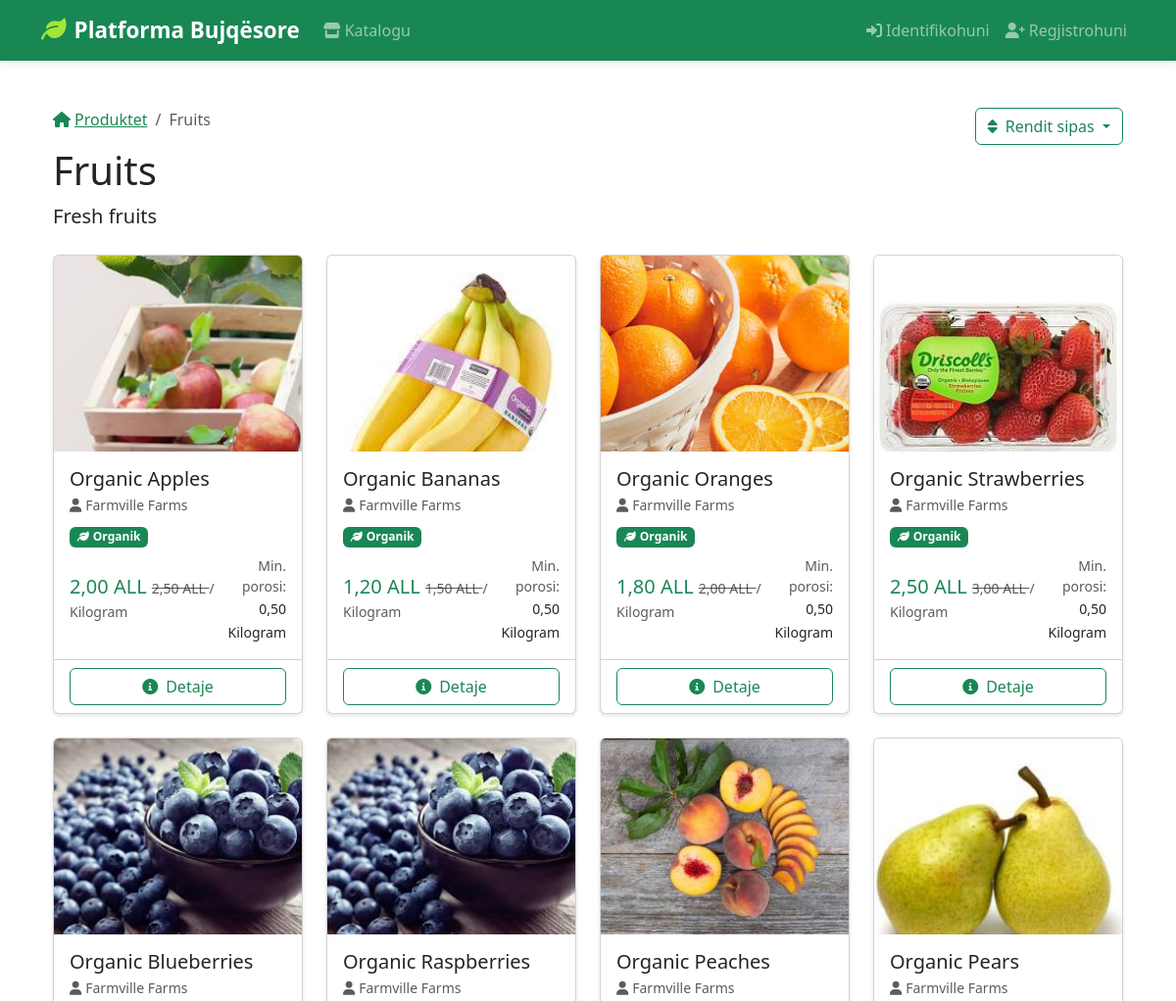
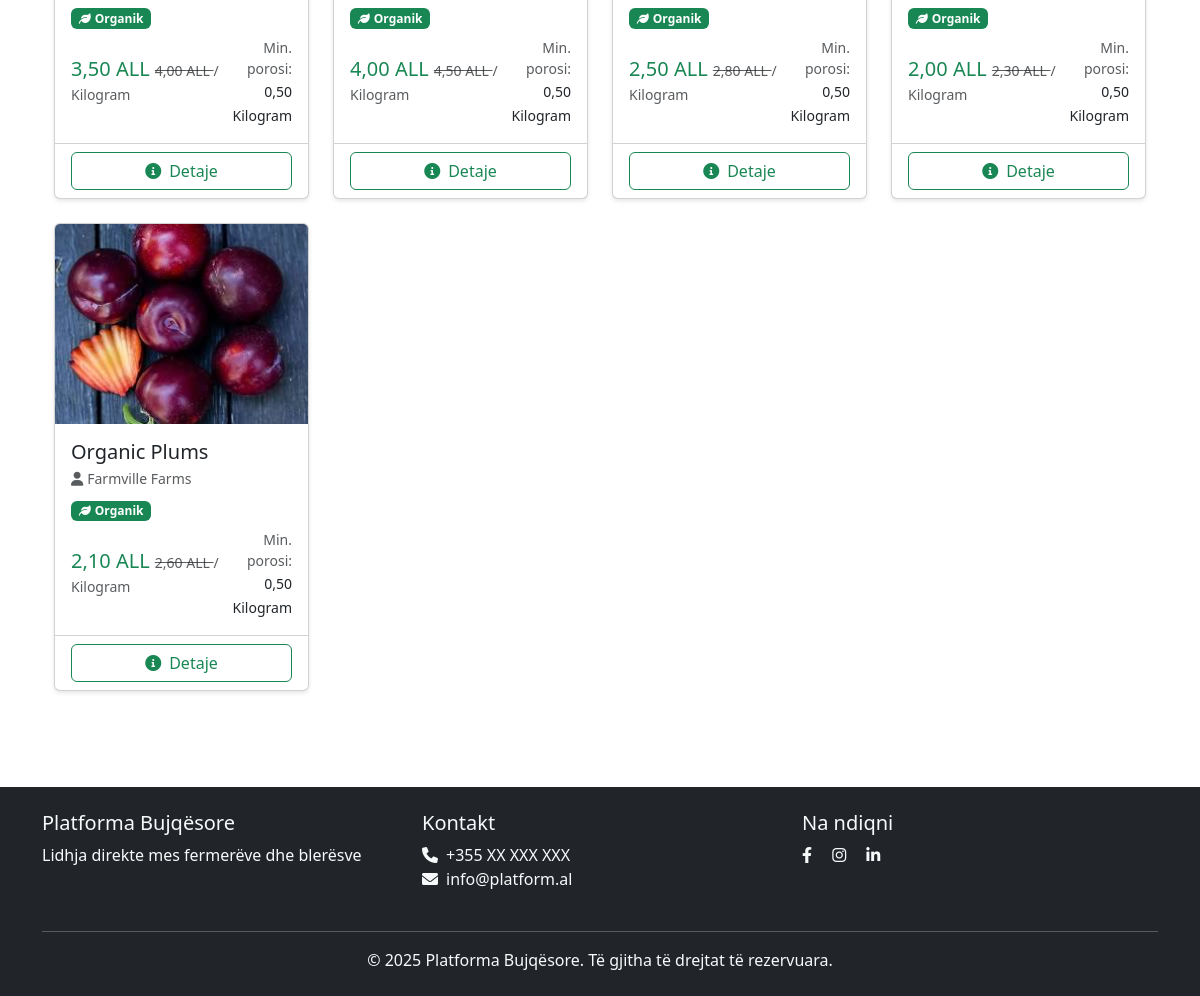
Screenshot of /sq/product/kategoria/fruits/ with the database file from the repository (2 pictures, top to bottom).
### product/models.py (models this page shows, shortened)
class Category(models.Model):
    name = models.CharField(_('Emri'), max_length=100)
    name_en = models.CharField(_('Name'), max_length=100, null=True, blank=True)
    name_sq = models.CharField(_('Emri'), max_length=100, null=True, blank=True)
    slug = models.SlugField(_('Slug'), unique=True)
    description = models.TextField(_('Përshkrimi'), blank=True)
    description_en = models.TextField(_('Description'), blank=True, null=True)
    description_sq = models.TextField(_('Përshkrimi'), blank=True, null=True)
    parent = models.ForeignKey(
        'self',
        verbose_name=_('Kategoria prind'),
        on_delete=models.CASCADE,
        null=True,
        blank=True,
        related_name='children'
    )
    image = models.ImageField(
        _('Imazhi'),
        upload_to='categories/',
        null=True,
        blank=True
    )
    class Meta:
        verbose_name = _('Kategori')
        verbose_name_plural = _('Kategoritë')
        ordering = ['name']

class Product(models.Model):
    UNIT_CHOICES = [
        ('kg', 'Kilogram'),
        ('g', 'Gram'),
        ('piece', 'Copë'),
        ('box', 'Kuti'),
        ('bunch', 'Tufë'),
    ]
    AVAILABILITY_CHOICES = [
        ('in_stock', _('Në gjendje')),
        ('out_of_stock', _('Nuk ka në gjendje')),
        ('coming_soon', _('Së shpejti')),
        ('pre_order', _('Para-porosi')),
    ]
    name = models.CharField(_('Emri'), max_length=200)
    slug = models.SlugField(_('Slug'), unique=True)
    farmer = models.ForeignKey(
        FarmerProfile,
        verbose_name=_('Fermeri'),
        on_delete=models.CASCADE,
        related_name='products'
    )
    category = models.ForeignKey(
        Category,
        verbose_name=_('Kategoria'),
        on_delete=models.SET_NULL,
        null=True,
        related_name='products'
    )
    crop = models.ForeignKey(
        Crop,
        verbose_name=_('Kultura'),
        on_delete=models.SET_NULL,
        null=True,
        related_name='products'
    )
    name = models.CharField(_('Emri'), max_length=200)
    name_en = models.CharField(_('Name'), max_length=200, null=True, blank=True)
    name_sq = models.CharField(_('Emri'), max_length=200, null=True, blank=True)
    description = models.TextField(_('Përshkrimi'))
    description_en = models.TextField(_('Description'), null=True, blank=True)
    description_sq = models.TextField(_('Përshkrimi'), null=True, blank=True)
    price = models.DecimalField(
        _('Çmimi'),
        max_digits=10,
        decimal_places=2,
        validators=[MinValueValidator(0)]
    )
    discount_price = models.DecimalField(
        _('Çmimi me ulje'),
        max_digits=10,
        decimal_places=2,
        null=True,
        blank=True,
        validators=[MinValueValidator(0)]
    )
    unit = models.CharField(
        _('Njësia'),
        max_length=10,
        choices=UNIT_CHOICES,
        default='kg'
    )
    minimum_order = models.DecimalField(
        _('Sasia minimale e porosisë'),
        max_digits=10,
        decimal_places=2,
        default=1,
        validators=[MinValueValidator(0.1)]
    )
    stock = models.DecimalField(
        _('Sasia në gjendje'),
        max_digits=10,
        decimal_places=2,
        validators=[MinValueValidator(0)]
    )
    availability = models.CharField(
        _('Disponueshmëria'),
        max_length=20,
        choices=AVAILABILITY_CHOICES,
        default='in_stock'
    )
    is_organic = models.BooleanField(_('Organik'), default=False)
    is_featured = models.BooleanField(_('I veçantë'), default=False)
    harvest_date = models.DateField(_('Data e vjeljes'), null=True, blank=True)
    expiry_date = models.DateField(_('Data e skadencës'), null=True, blank=True)
    created_at = models.DateTimeField(_('Krijuar më'), auto_now_add=True)
    updated_at = models.DateTimeField(_('Përditësuar më'), auto_now=True)
    class Meta:
        verbose_name = _('Produkt')
        verbose_name_plural = _('Produktet')
        ordering = ['-created_at']
        indexes = [
            models.Index(fields=['name']),
            models.Index(fields=['slug']),
            models.Index(fields=['created_at']),
        ]

class ProductImage(models.Model):
    product = models.ForeignKey(
        Product,
        verbose_name=_('Produkti'),
        on_delete=models.CASCADE,
        related_name='images'
    )
    image = models.ImageField(_('Imazhi'), upload_to='products/')
    is_primary = models.BooleanField(_('Imazh kryesor'), default=False)
    alt_text = models.CharField(
        _('Teksti alternativ'),
        max_length=200,
        blank=True
    )
    alt_text_en = models.CharField(_('Alternative Text'), max_length=200, blank=True, null=True)
    alt_text_sq = models.CharField(_('Teksti alternativ'), max_length=200, blank=True, null=True)
    created_at = models.DateTimeField(_('Krijuar më'), auto_now_add=True)
    class Meta:
        verbose_name = _('Imazh i Produktit')
        verbose_name_plural = _('Imazhet e Produkteve')
        ordering = ['-is_primary', 'created_at']

### farmer/models.py (models this page shows, shortened)
class FarmerProfile(models.Model):
    user = models.OneToOneField(
        User,
        on_delete=models.CASCADE,
        related_name='farmer_profile'
    )
    farm_name = models.CharField(_('Emri i fermës'), max_length=200)
    farm_name_en = models.CharField(_('Farm Name'), max_length=200, null=True, blank=True)
    farm_name_sq = models.CharField(_('Emri i fermës'), max_length=200, null=True, blank=True)
    farm_description = models.TextField(_('Përshkrimi i fermës'), blank=True)
    farm_description_en = models.TextField(_('Farm Description'), blank=True, null=True)
    farm_description_sq = models.TextField(_('Përshkrimi i fermës'), blank=True, null=True)
    profile_image = models.ImageField(
        _('Imazhi i profilit'),
        upload_to='farmer_profiles/',
        blank=True,
        null=True
    )
    phone_number = models.CharField(_('Numri i telefonit'), max_length=20, blank=True)
    website = models.URLField(_('Faqja e internetit'), blank=True)
    year_established = models.PositiveIntegerField(
        _('Viti i themelimit'),
        validators=[
            MinValueValidator(1900),
            MaxValueValidator(2100)
        ],
        blank=True,
        null=True
    )
    location = models.ForeignKey(
        FarmLocation,
        on_delete=models.SET_NULL,
        null=True,
        related_name='farmers'
    )
    cultivation_methods = models.ManyToManyField(
        CultivationMethod,
        related_name='farmers'
    )
    certifications = models.ManyToManyField(
        Certification,
        related_name='farmers',
        blank=True
    )
    total_land_area = models.DecimalField(
        _('Sipërfaqja totale e tokës (ha)'),
        max_digits=10,
        decimal_places=2,
        default=0
    )
    is_verified = models.BooleanField(_('I verifikuar'), default=False)
    is_active = models.BooleanField(_('Aktiv'), default=True)
    registration_date = models.DateTimeField(_('Data e regjistrimit'), auto_now_add=True)
    last_modified = models.DateTimeField(_('Përditësuar më'), auto_now=True)
    class Meta:
        verbose_name = _('Profili i Fermerit')
        verbose_name_plural = _('Profilet e Fermerëve')

### product/views.py (the view)
# urls.py: path('kategoria/<slug:slug>/', views.category_products, name='category_products'),
def category_products(request, slug):
    category = get_object_or_404(Category, slug=slug)
    products = Product.objects.filter(category=category, availability='in_stock')
    return render(request, 'product/category_products.html', {
        'category': category,
        'products': products
    })

### core/context_processors.py (called while the page is built)
def site_context(request):
    context = {
        'site_name': 'Platforma Bujqësore',
        'site_description': 'Platforma moderne për fermerët dhe blerësit',
        'current_site': Site.objects.get_current() if hasattr(Site, 'objects') else None,
    }
    if hasattr(request, 'user') and request.user.is_authenticated:
        try:
            from marketplace.models import Cart
            cart = Cart.objects.filter(user=request.user).first()
            context['cart_item_count'] = cart.item_count if cart else 0
        except:
            context['cart_item_count'] = 0
    else:
        context['cart_item_count'] = 0
    return context

### templates/product/category_products.html (shortened to what this page needs)
{% extends 'base.html' %}
{% load static %}
{% block content %}
<div class="container py-4">
    <div class="row mb-4">
        <div class="col-md-8">
            <nav aria-label="breadcrumb">
                <ol class="breadcrumb">
                    <li class="breadcrumb-item">
                        <a href="{% url 'product:list' %}" class="text-success">
                            <i class="fas fa-home me-1"></i>Produktet
                        </a>
                    </li>
                    <li class="breadcrumb-item active" aria-current="page">
                        {{ category.name }}
                    </li>
                </ol>
            </nav>
            <div class="d-flex align-items-center gap-3">
                <div>
                    <h1 class="mb-2">{{ category.name }}</h1>
                    {% if category.description %}
                        <p class="lead mb-0">{{ category.description }}</p>
                    {% endif %}
                </div>
            </div>
        </div>
        <div class="col-md-4 text-md-end">
            <div class="dropdown">
                <button class="btn btn-outline-success dropdown-toggle" type="button" data-bs-toggle="dropdown">
                    <i class="fas fa-sort me-2"></i>Rendit sipas
                </button>
            </div>
        </div>
    </div>
    {% if products %}
        <div class="row g-4">
            {% for product in products %}
                <div class="col-sm-6 col-md-4 col-lg-3">
                    <div class="card h-100 product-card">
                        {% if product.images.exists %}
                            <img src="{{ product.images.first.image.url }}"
                                 class="card-img-top"
                                 alt="{{ product.name }}"
                                 style="height: 200px; object-fit: cover;">
                        {% else %}
                            <img src="{% static 'images/product-placeholder.jpg' %}"
                                 class="card-img-top"
                                 alt="{{ product.name }}"
                                 style="height: 200px; object-fit: cover;">
                        {% endif %}
                        <div class="card-body">
                            <h5 class="card-title mb-1">{{ product.name }}</h5>
                            <p class="text-muted small mb-2">
                                <i class="fas fa-user me-1"></i>{{ product.farmer.farm_name }}
                            </p>
                            <div class="mb-2">
                                {% if product.is_organic %}
                                    <span class="badge bg-success">
                                        <i class="fas fa-leaf me-1"></i>Organik
                                    </span>
                                {% endif %}
                            </div>
                            <div class="d-flex justify-content-between align-items-center">
                                <div>
                                    {% if product.discount_price %}
                                        <span class="h5 text-success mb-0">
                                            {{ product.discount_price }} ALL
                                        </span>
                                        <small class="text-muted text-decoration-line-through">
                                            {{ product.price }} ALL
                                        </small>
                                    {% else %}
                                        <span class="h5 text-success mb-0">
                                            {{ product.price }} ALL
                                        </span>
                                    {% endif %}
                                    <small class="text-muted">/ {{ product.get_unit_display }}</small>
                                </div>
                                <div class="text-end">
                                    <small class="text-muted d-block">Min. porosi:</small>
                                    <small>{{ product.minimum_order }} {{ product.get_unit_display }}</small>
                                </div>
                            </div>
                        </div>
                        <div class="card-footer bg-transparent">
                            <div class="d-grid">
                                <a href="{% url 'product:detail' product.slug %}"
                                   class="btn btn-outline-success">
                                    <i class="fas fa-info-circle me-2"></i>Detaje
                                </a>
                            </div>
                        </div>
                    </div>
                </div>
            {% endfor %}
        </div>
    {% endif %}
</div>
{% endblock %}

### static/css/style.css (style rules this page uses)
:root { --primary-color: #198754; --secondary-color: #6c757d; --light-bg: #f8f9fa; }
body { min-height: 100vh; display: flex; flex-direction: column; }
.product-card { transition: transform 0.2s; box-shadow: 0 2px 4px rgba(0,0,0,0.1); }
html { scroll-behavior: smooth; }

### rows the page displays
Category: name "Fruits", description "Fresh fruits"
Product: images.first.image (picture), name "Organic Apples", farmer.farm_name "Farmville Farms", is_organic True (drawn), discount_price "2,00", price "2,50", unit "Kilogram", minimum_order "0,50"
Product: images.first.image (picture), name "Organic Bananas", farmer.farm_name "Farmville Farms", is_organic True (drawn), discount_price "1,20", price "1,50", unit "Kilogram", minimum_order "0,50"
Product: images.first.image (picture), name "Organic Oranges", farmer.farm_name "Farmville Farms", is_organic True (drawn), discount_price "1,80", price "2,00", unit "Kilogram", minimum_order "0,50"
Product: images.first.image (picture), name "Organic Strawberries", farmer.farm_name "Farmville Farms", is_organic True (drawn), discount_price "2,50", price "3,00", unit "Kilogram", minimum_order "0,50"
Product: images.first.image (picture), name "Organic Blueberries", farmer.farm_name "Farmville Farms", is_organic True (drawn), discount_price "3,50", price "4,00", unit "Kilogram", minimum_order "0,50"
Product: images.first.image (picture), name "Organic Raspberries", farmer.farm_name "Farmville Farms", is_organic True (drawn), discount_price "4,00", price "4,50", unit "Kilogram", minimum_order "0,50"
Product: images.first.image (picture), name "Organic Peaches", farmer.farm_name "Farmville Farms", is_organic True (drawn), discount_price "2,50", price "2,80", unit "Kilogram", minimum_order "0,50"
Product: images.first.image (picture), name "Organic Pears", farmer.farm_name "Farmville Farms", is_organic True (drawn), discount_price "2,00", price "2,30", unit "Kilogram", minimum_order "0,50"
Product: images.first.image (picture), name "Organic Plums", farmer.farm_name "Farmville Farms", is_organic True (drawn), discount_price "2,10", price "2,60", unit "Kilogram", minimum_order "0,50"
